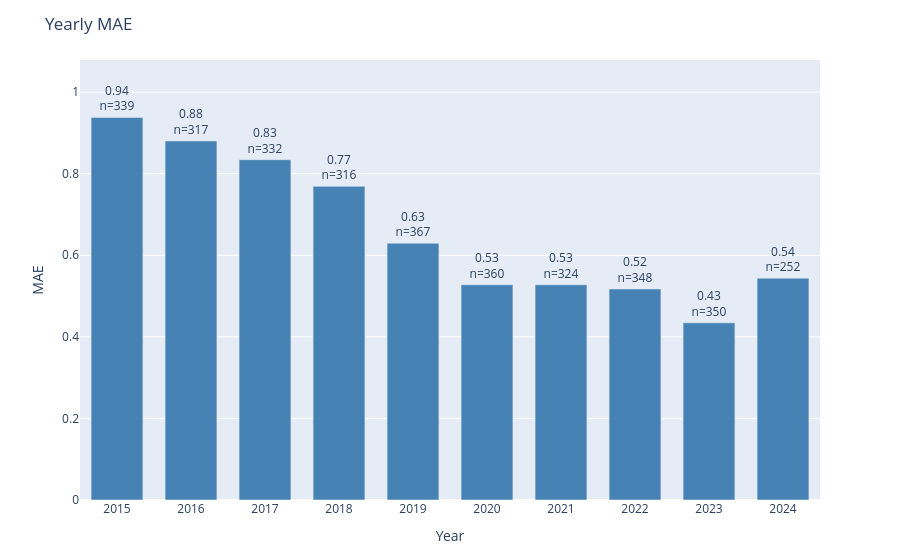

The notebook cell saved with this chart:
### Code cell
plot_error_by_group(
    df=results_test,
    y_true_col='actual',
    y_pred_col='prediction',
    date_col='dt_temp',
    group_by='year',
    metric='mae',
    title='Yearly MAE'
)

### Figure 1 — Plotly figure (JSON) as saved in the notebook; plotly's stock layout.template omitted (floating-point values rounded to 4 significant figures)
{"data": [{"marker": {"color": "steelblue"}, "text": ["0.94<br>n=339", "0.88<br>n=317", "0.83<br>n=332", "0.77<br>n=316", "0.63<br>n=367", "0.53<br>n=360", "0.53<br>n=324", "0.52<br>n=348", "0.43<br>n=350", "0.54<br>n=252"], "textposition": "outside", "type": "bar", "x": ["2015", "2016", "2017", "2018", "2019", "2020", "2021", "2022", "2023", "2024"], "y": [0.9381, 0.8801, 0.8343, 0.769, 0.6294, 0.5278, 0.5278, 0.5172, 0.4343, 0.5437]}], "layout": {"bargap": 0.3, "margin": {"b": 60, "t": 60}, "title": {"text": "Yearly MAE"}, "uniformtext": {"minsize": 8, "mode": "hide"}, "xaxis": {"title": {"text": "Year"}}, "yaxis": {"range": [0, 1.079], "title": {"text": "MAE"}}}}
